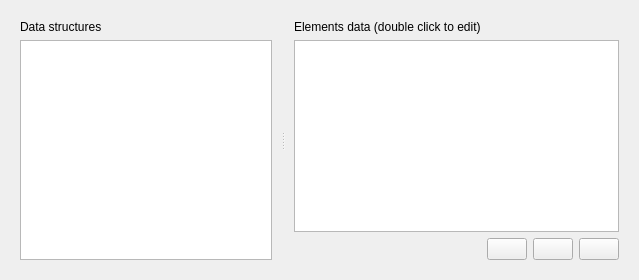
          <widget class="QWidget" name="tab_12">
           <attribute name="icon">
            <iconset resource="icons.qrc">
             <normaloff>:/Icons/icons/Catalogue.svg</normaloff>:/Icons/icons/Catalogue.svg</iconset>
           </attribute>
           <attribute name="title">
            <string>Types catalogue</string>
           </attribute>
           <layout class="QVBoxLayout" name="verticalLayout_32">
            <item>
             <widget class="QSplitter" name="catalogueSplitter">
              <property name="orientation">
               <enum>Qt::Horizontal</enum>
              </property>
              <widget class="QFrame" name="frame_34">
               <property name="frameShape">
                <enum>QFrame::NoFrame</enum>
               </property>
               <property name="frameShadow">
                <enum>QFrame::Raised</enum>
               </property>
               <layout class="QVBoxLayout" name="verticalLayout_19">
                <item>
                 <widget class="QLabel" name="label_51">
                  <property name="text">
                   <string>Data structures</string>
                  </property>
                 </widget>
                </item>
                <item>
                 <widget class="QListView" name="catalogueDataStructuresListView"/>
                </item>
               </layout>
              </widget>
              <widget class="QFrame" name="frame_35">
               <property name="frameShape">
                <enum>QFrame::NoFrame</enum>
               </property>
               <property name="frameShadow">
                <enum>QFrame::Raised</enum>
               </property>
               <layout class="QGridLayout" name="gridLayout_18">
                <item row="0" column="0">
                 <widget class="QLabel" name="label_52">
                  <property name="text">
                   <string>Elements data (double click to edit)</string>
                  </property>
                 </widget>
                </item>
                <item row="2" column="2">
                 <widget class="QPushButton" name="catalogue_edit_pushButton">
                  <property name="toolTip">
                   <string>Edit</string>
                  </property>
                  <property name="text">
                   <string/>
                  </property>
                  <property name="icon">
                   <iconset resource="icons.qrc">
                    <normaloff>:/Icons/icons/edit.svg</normaloff>:/Icons/icons/edit.svg</iconset>
                  </property>
                 </widget>
                </item>
                <item row="2" column="1">
                 <widget class="QPushButton" name="catalogue_add_pushButton">
                  <property name="toolTip">
                   <string>Add</string>
                  </property>
                  <property name="text">
                   <string/>
                  </property>
                  <property name="icon">
                   <iconset resource="icons.qrc">
                    <normaloff>:/Icons/icons/plus.svg</normaloff>:/Icons/icons/plus.svg</iconset>
                  </property>
                 </widget>
                </item>
                <item row="2" column="3">
                 <widget class="QPushButton" name="catalogue_delete_pushButton">
                  <property name="toolTip">
                   <string>Delete</string>
                  </property>
                  <property name="text">
                   <string/>
                  </property>
                  <property name="icon">
                   <iconset resource="icons.qrc">
                    <normaloff>:/Icons/icons/minus.svg</normaloff>:/Icons/icons/minus.svg</iconset>
                  </property>
                 </widget>
                </item>
                <item row="2" column="0">
                 <spacer name="horizontalSpacer_16">
                  <property name="orientation">
                   <enum>Qt::Horizontal</enum>
                  </property>
                  <property name="sizeHint" stdset="0">
                   <size>
                    <width>40</width>
                    <height>20</height>
                   </size>
                  </property>
                 </spacer>
                </item>
                <item row="1" column="0" colspan="4">
                 <widget class="QTableView" name="catalogueTableView"/>
                </item>
               </layout>
              </widget>
             </widget>
            </item>
           </layout>
          </widget>
